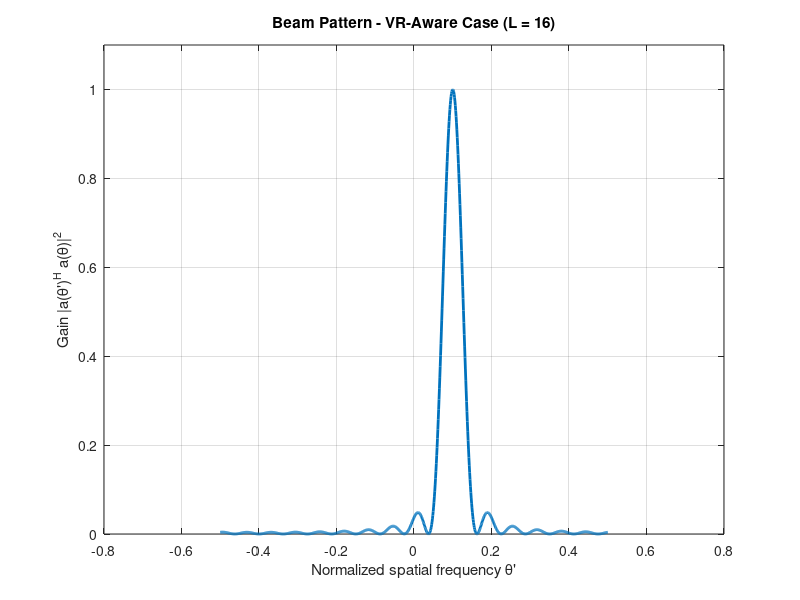
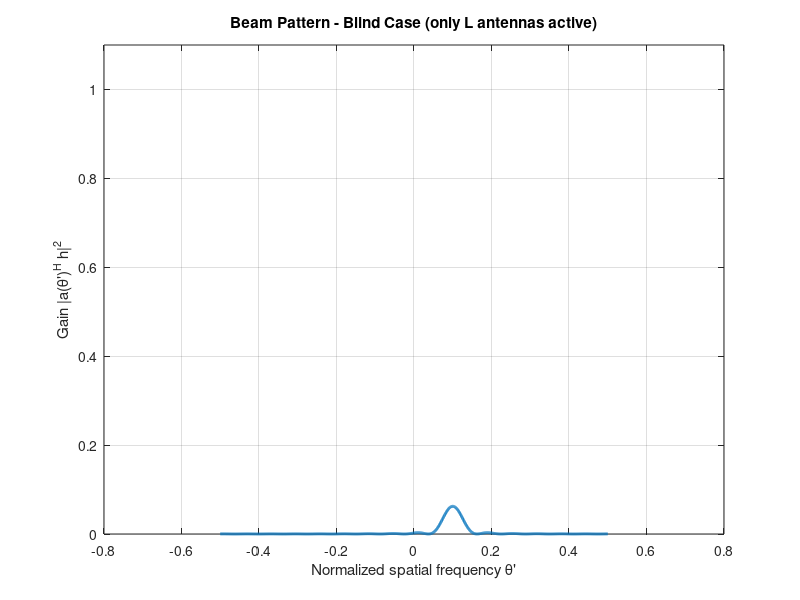

Write the MATLAB code that produced these figures, in order.
clc; clear; close all;

%% Parameters
P = 64;                % Total number of antennas (full array)
L = 16;                % Length of visibility region (subarray)
theta_true = 0.1;      % True direction of arrival (normalized: -0.5 to 0.5)
theta_grid = linspace(-0.5, 0.5, 1000);   % Evaluation range

%% 1. VR-Aware Case
% Use subarray of length L (assumed centered at 0 for simplicity)
n_vr = 0:L-1;   % VR-aware antenna indices

% Compute beam pattern for each theta'
G_vr = zeros(size(theta_grid));
for i = 1:length(theta_grid)
    theta_prime = theta_grid(i);
    sv_target = exp(1j * 2 * pi * n_vr * theta_true).' / sqrt(L);
    sv_scan   = exp(1j * 2 * pi * n_vr * theta_prime).' / sqrt(L);
    G_vr(i) = abs(sv_scan' * sv_target)^2;
end

%% 2. Blind Case
% BS uses full array, but only L antennas are actually illuminated
% Let visible region be from index k to k+L-1
k = 20;                            % Visibility starts at antenna index 20
n_blind = 0:P-1;                   % Full array indices
mask = zeros(P,1);
mask(k:k+L-1) = 1;                % Only these antennas are active

% Channel steering vector (only over visible part)
sv_ray = exp(1j * 2 * pi * n_blind.' * theta_true) .* mask / sqrt(P);

% Compute beam pattern for each theta'
G_blind = zeros(size(theta_grid));
for i = 1:length(theta_grid)
    theta_prime = theta_grid(i);
    sv_scan = exp(1j * 2 * pi * n_blind.' * theta_prime) / sqrt(P);
    G_blind(i) = abs(sv_scan' * sv_ray)^2;
end

%% Plot 1: VR-Aware Beam Pattern
figure;
plot(theta_grid, G_vr, 'LineWidth', 2);
xlabel('Normalized spatial frequency \theta''');
ylabel('Gain |a(\theta'')^H a(\theta)|^2');
title('Beam Pattern - VR-Aware Case (L = 16)');
grid on;
ylim([0 1.1]);

%% Plot 2: Blind (VR-Unaware) Beam Pattern
figure;
plot(theta_grid, G_blind, 'LineWidth', 2);
xlabel('Normalized spatial frequency \theta''');
ylabel('Gain |a(\theta'')^H h|^2');
title('Beam Pattern - Blind Case (only L antennas active)');
grid on;
ylim([0 1.1]);